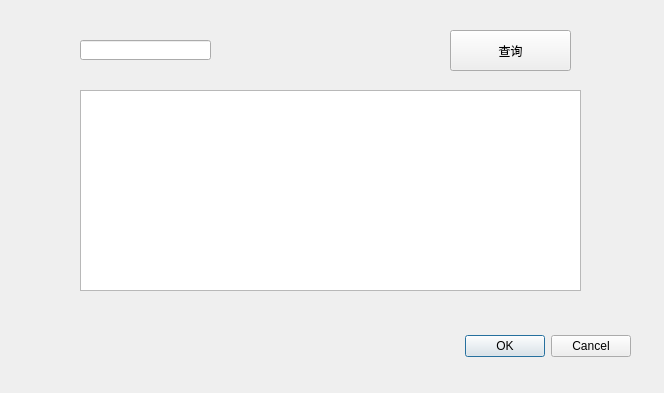
<?xml version="1.0" encoding="UTF-8"?>
<ui version="4.0">
 <class>searchline</class>
 <widget class="QDialog" name="searchline">
  <property name="geometry">
   <rect>
    <x>0</x>
    <y>0</y>
    <width>664</width>
    <height>393</height>
   </rect>
  </property>
  <property name="windowTitle">
   <string>Dialog</string>
  </property>
  <widget class="QDialogButtonBox" name="buttonBox">
   <property name="geometry">
    <rect>
     <x>290</x>
     <y>330</y>
     <width>341</width>
     <height>32</height>
    </rect>
   </property>
   <property name="orientation">
    <enum>Qt::Horizontal</enum>
   </property>
   <property name="standardButtons">
    <set>QDialogButtonBox::Cancel|QDialogButtonBox::Ok</set>
   </property>
  </widget>
  <widget class="QLineEdit" name="findLine">
   <property name="geometry">
    <rect>
     <x>80</x>
     <y>40</y>
     <width>131</width>
     <height>20</height>
    </rect>
   </property>
  </widget>
  <widget class="QTextEdit" name="outLine">
   <property name="geometry">
    <rect>
     <x>80</x>
     <y>90</y>
     <width>501</width>
     <height>201</height>
    </rect>
   </property>
  </widget>
  <widget class="QPushButton" name="search">
   <property name="geometry">
    <rect>
     <x>450</x>
     <y>30</y>
     <width>121</width>
     <height>41</height>
    </rect>
   </property>
   <property name="text">
    <string>查询</string>
   </property>
  </widget>
 </widget>
 <resources/>
 <connections>
  <connection>
   <sender>buttonBox</sender>
   <signal>accepted()</signal>
   <receiver>searchline</receiver>
   <slot>accept()</slot>
   <hints>
    <hint type="sourcelabel">
     <x>248</x>
     <y>254</y>
    </hint>
    <hint type="destinationlabel">
     <x>157</x>
     <y>274</y>
    </hint>
   </hints>
  </connection>
  <connection>
   <sender>buttonBox</sender>
   <signal>rejected()</signal>
   <receiver>searchline</receiver>
   <slot>reject()</slot>
   <hints>
    <hint type="sourcelabel">
     <x>316</x>
     <y>260</y>
    </hint>
    <hint type="destinationlabel">
     <x>286</x>
     <y>274</y>
    </hint>
   </hints>
  </connection>
 </connections>
</ui>
